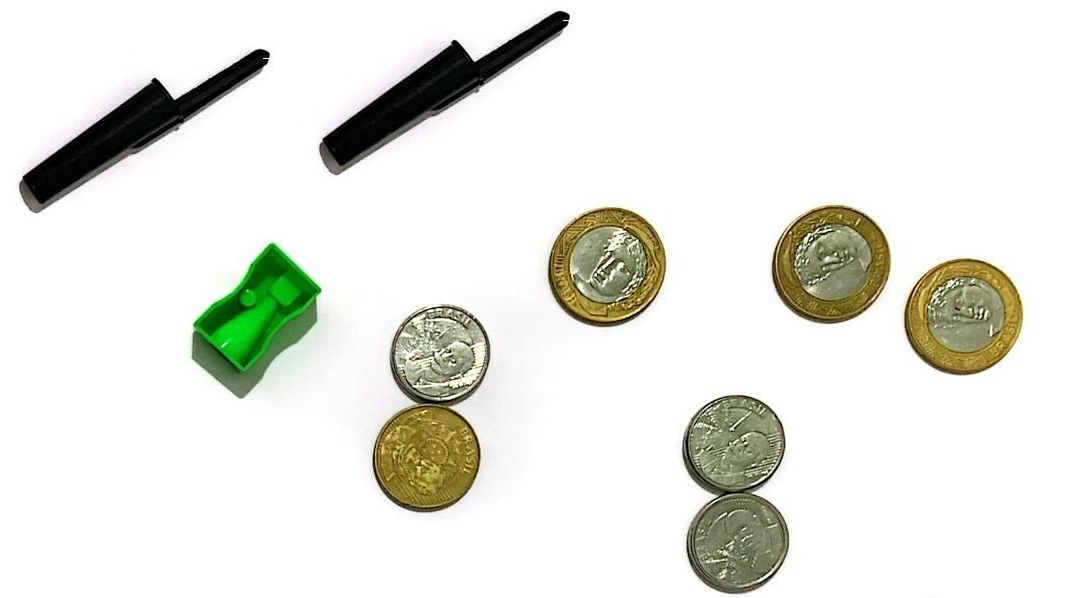
#> input picture imagem.jpg, 1082 x 598 px
$ jupyter execute trabalho_final.ipynb
#> lines starting #> are read from the running program, lines starting #| are printed output that depends on the picture; after the words box and inside, x2 and y2 are one past the last pixel; in counts of white or black regions, pixels touching at a corner belong together
[cell 1]
import cv2
from PIL import Image
import numpy as np
from matplotlib import pyplot as plt

[cell 2]
def apply_gaussian_filter(image, kernel_size=(5, 5), sigma_x=0):
    return cv2.GaussianBlur(image, kernel_size, sigma_x)

# Exemplo de uso:
imagem_inicial = cv2.imread('imagem.jpg')
#> imagem_inicial is the input picture: shape (598, 1082, 3); mean B, G, R 224.8, 231.5, 230.4

# Aplica o filtro gaussiano com o tamanho do kernel (5, 5) e sigma_x 0
result = apply_gaussian_filter(imagem_inicial, kernel_size=(7, 7), sigma_x=0)
result = apply_gaussian_filter(result, kernel_size=(7, 7), sigma_x=0)
#> call 2 of apply_gaussian_filter, with kernel_size = (7, 7), sigma_x = 0
#> in apply_gaussian_filter (call 2), `return cv2.GaussianBlur(image, kernel_size, sigma_x)`:
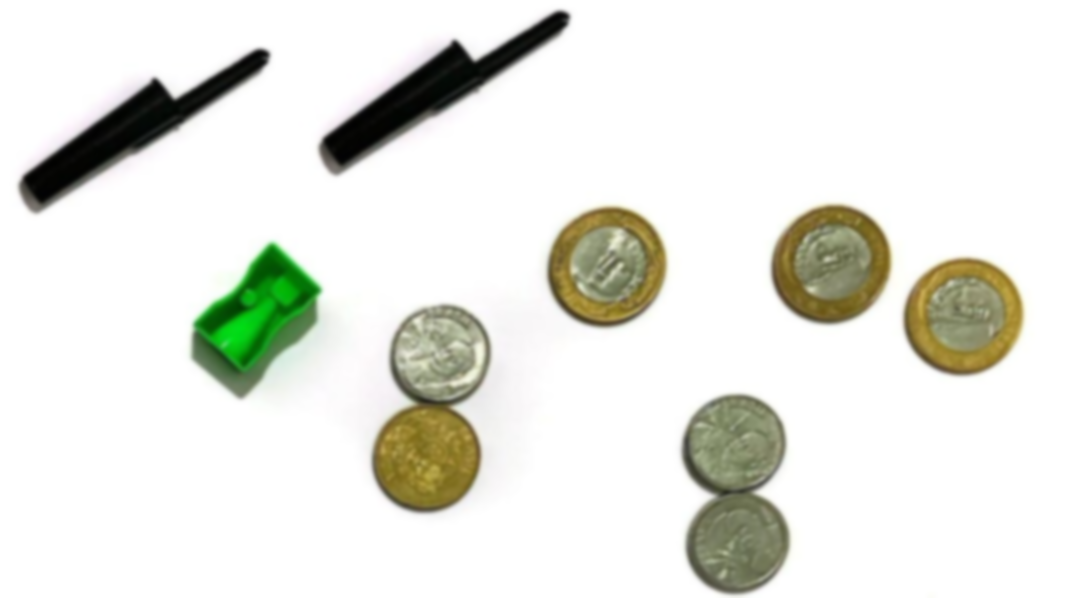
#> returned value: shape (598, 1082, 3); mean of channels 0, 1, 2 224.8, 231.5, 230.4; drawn as B, G, R
result = apply_gaussian_filter(result, kernel_size=(7, 7), sigma_x=0)
result = apply_gaussian_filter(imagem_inicial, kernel_size=(7, 7), sigma_x=0)
result = apply_gaussian_filter(result, kernel_size=(7, 7), sigma_x=0)
result = apply_gaussian_filter(result, kernel_size=(7, 7), sigma_x=0)


# Exibe a imagem original e a imagem após a aplicação do filtro
result = cv2.cvtColor(result, cv2.COLOR_BGR2RGB)

# Exibir a imagem usando matplotlib
plt.imshow(result)
plt.axis('off')  # Desativar os eixos
plt.show()

[cell 3]
def apply_canny_edge_detection_colored(image, low_threshold, high_threshold, edge_color):
#> called with low_threshold = 50, high_threshold = 140, edge_color = (255, 0, 0)
    edges = cv2.Canny(image, low_threshold, high_threshold)
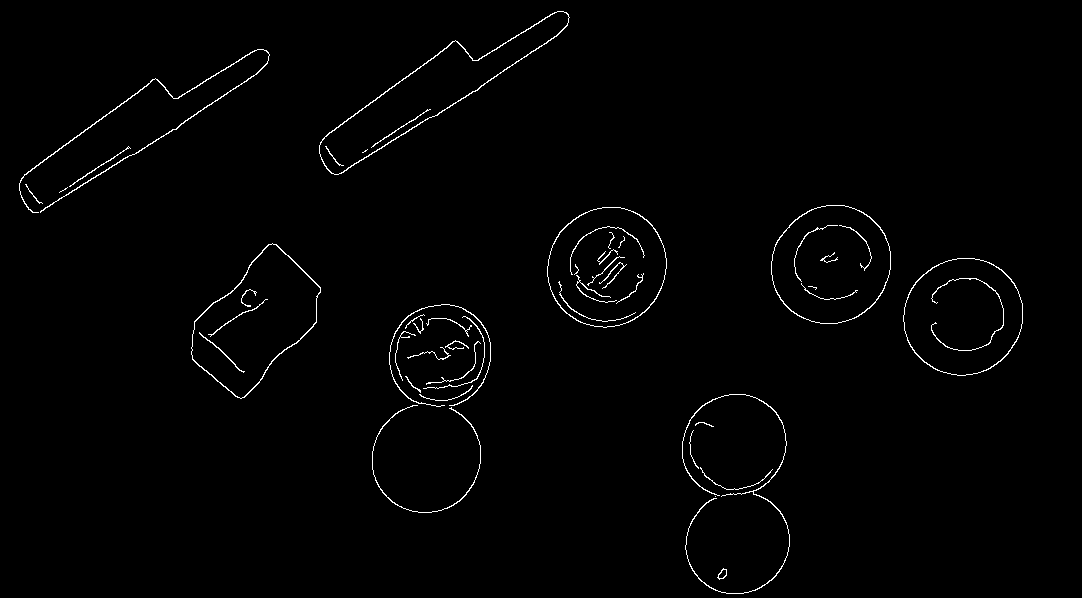
#> edges: shape (598, 1082); 1.2% white in thin lines or dots

    edges_colored = np.copy(image)

    edges_colored[edges != 0] = edge_color
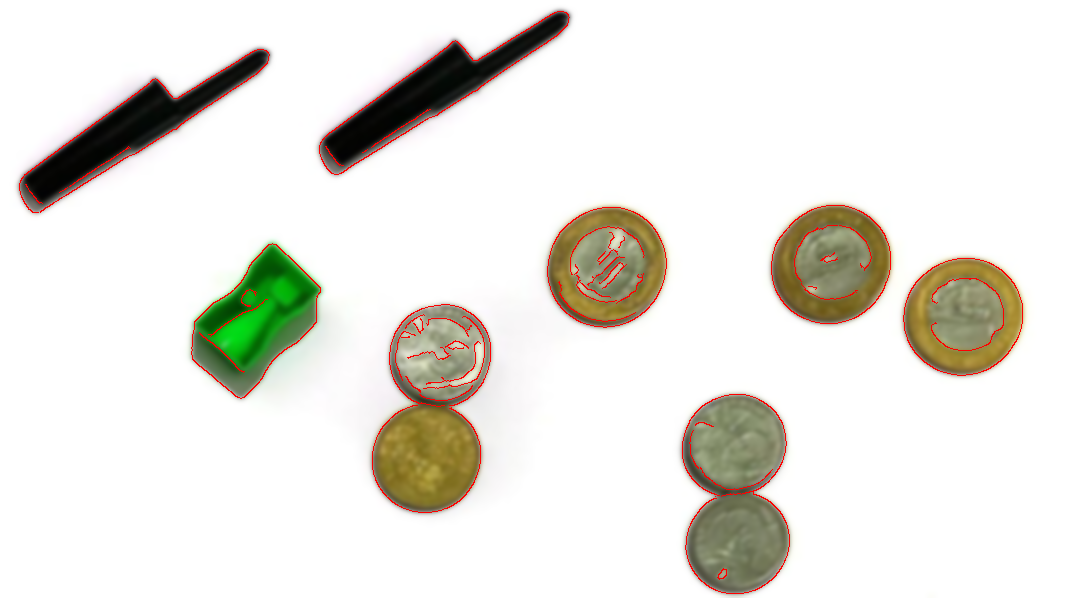
#> edges_colored: shape (598, 1082, 3); mean R, G, B 231.6, 229.7, 223.3

    return edges

# Exemplo de uso:
img = result

# Aplica o Filtro de Canny com limiares 50 e 150
result_canny = apply_canny_edge_detection_colored(img, low_threshold=50, high_threshold=140, edge_color=(255,0,0))

result_canny_show = cv2.cvtColor(result_canny, cv2.COLOR_BGR2RGB)
#> result_canny_show: shape (598, 1082, 3); 1.2% white in thin lines or dots

# Exibir a imagem usando matplotlib
plt.imshow(result_canny_show)
plt.axis('off')  # Desativar os eixos
plt.show()

[cell 4]
def extract_and_color_circles_with_error(image, size_error_margin=0.05):
#> called with size_error_margin = 0.01
    total = 0
    # Encontre os contornos na imagem binária
    contours, _ = cv2.findContours(image, cv2.RETR_EXTERNAL, cv2.CHAIN_APPROX_SIMPLE)
#> contours = 27 contours, 14 with area under 20; largest, box (x1, y1, x2, y2) and area: (191, 243, 321, 399) 11300, (547, 207, 667, 328) 11160, (771, 205, 891, 324) 11070, (903, 258, 1023, 376) 10935, (319, 11, 570, 175) 10411

    # Crie uma imagem colorida preta do mesmo tamanho que a imagem original
    result_colored = np.zeros((image.shape[0], image.shape[1], 3), dtype=np.uint8)

    # Aplique a transformada de Hough para círculos
    circles = cv2.HoughCircles(image, cv2.HOUGH_GRADIENT, dp=1, minDist=20,
                               param1=50, param2=30, minRadius=35, maxRadius=100)
#> circles = [[961.5, 316.5, 59.2], [606.5, 266.5, 58.8], [830.5, 264.5, 58.9], [733.5, 445.5, 51.9], [440.5, 354.5, 51.9], [424.5, 458.5, 54.6], [735.5, 541.5, 52.3]]

    # Agrupe círculos próximos e do mesmo tamanho
    grouped_circles = []
    if circles is not None:
        circles = np.uint16(np.around(circles))
#> circles = [[962, 316, 59], [606, 266, 59], [830, 264, 59], [734, 446, 52], [440, 354, 52], [424, 458, 55], [736, 542, 52]]
        for circle in circles[0, :]:
            # Verifique se o círculo pertence a um grupo existente
            found_group = False
            for group in grouped_circles:
                reference_circle = group[0]
                size_difference = abs(reference_circle[2] - circle[2]) / reference_circle[2]
                if size_difference <= size_error_margin:
                    group.append(circle)
                    found_group = True
                    break

            # Se não pertencer a nenhum grupo, crie um novo grupo
            if not found_group:
                print('nao entrou')
                grouped_circles.append([circle])
#> this loop made 7 passes
#| nao entrou
#| nao entrou
#| nao entrou
#> after the loop, group = [[734, 446, 52], [440, 354, 52], [736, 542, 52]]; grouped_circles = [[[962, 316, 59], [606, 266, 59], [830, 264, 59]], [[734, 446, 52], [440, 354, 52], [736, 542, 52]], [[424, 458, 55]]]

    # Extract and count the grouped circles
    circle_counts = {}
    for group in grouped_circles:
        # Determine a unique color for each group of circles
        color = tuple(map(int, np.random.randint(0, 256, size=3)))

        for circle in group:
            # Draw and paint the circles on the resulting image
            cv2.circle(result_colored, (circle[0], circle[1]), circle[2], color, 2)

            # Count the circles for each group
            circle_id = tuple(circle)
            circle_counts[circle_id] = circle_counts.get(circle_id, 0) + 1
#> this loop made 3 passes
#> (group, color) on passes 1 to 3: ([[962, 316, 59], [606, 266, 59], [830, 264, 59]], (172, 47, 117)), ([[734, 446, 52], [440, 354, 52], [736, 542, 52]], (192, 67, 251)), ([[424, 458, 55]], (195, 103, 9))
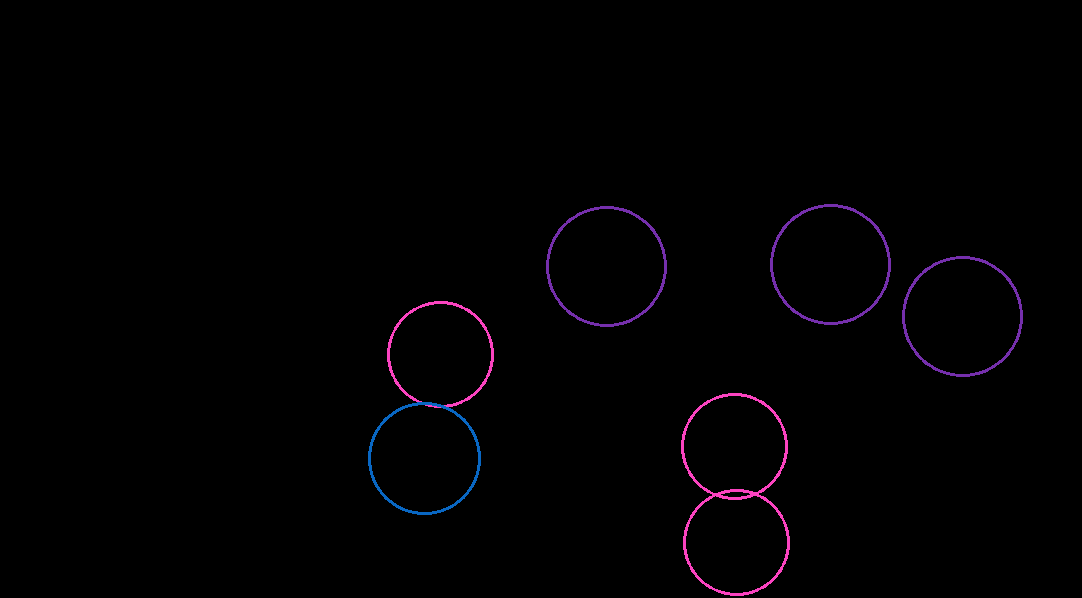
#> result_colored: shape (598, 1082, 3); mean of channels 0, 1, 2 2, 0.7, 1.7; drawn as B, G, R
#> after the loop, circle_counts = {(962, 316, 59): 1, (606, 266, 59): 1, (830, 264, 59): 1, (734, 446, 52): 1, (440, 354, 52): 1, (736, 542, 52): 1, (424, 458, 55): 1}

    return result_colored, circle_counts, grouped_circles

# Example usage:
img = result_canny

# Extract and color the circles from the binary image with a size error margin
result_colored, circle_counts, x = extract_and_color_circles_with_error(img, size_error_margin=0.01)
#> x has the same summary as grouped_circles in extract_and_color_circles_with_error
imagem_bordas_circulares = cv2.subtract(imagem_inicial, result_colored)

# Converter de BGR para RGB (o matplotlib usa o formato RGB)
result_colored_show = cv2.cvtColor(result_colored, cv2.COLOR_BGR2RGB)

# Exibir a imagem usando matplotlib
plt.imshow(result_colored_show)
plt.axis('off')  # Desativar os eixos
plt.show()
elemento = 0
for y in x:
    print(f'Elemento {elemento} = {len(y)}')
    elemento = elemento+1
#> this loop made 3 passes
#> y on passes 1 to 3: [[962, 316, 59], [606, 266, 59], [830, 264, 59]], [[734, 446, 52], [440, 354, 52], [736, 542, 52]], [[424, 458, 55]]
#| Elemento 0 = 3
#| Elemento 1 = 3
#| Elemento 2 = 1
#> after the loop, elemento = 3

[cell 5]
def remover_nao_circulares(imagem_binaria):
    # Encontrar contornos na imagem
    contornos, _ = cv2.findContours(imagem_binaria, cv2.RETR_EXTERNAL, cv2.CHAIN_APPROX_SIMPLE)
#> contornos has the same summary as contours in extract_and_color_circles_with_error

    # Criar uma máscara para os objetos circulares
    mascara_circulos = np.zeros_like(imagem_binaria)

    # Iterar sobre os contornos e desenhar os círculos na máscara
    for contorno in contornos:
        perimetro = cv2.arcLength(contorno, True)
        # Aproximar o contorno para determinar a forma
        aprox_contorno = cv2.approxPolyDP(contorno, 0.019 * perimetro, True)
        # Se o contorno for aproximadamente circular
        if len(aprox_contorno) < 7:
            cv2.drawContours(mascara_circulos, [contorno], -1, 255, thickness=cv2.FILLED)
#> this loop made 27 passes
#> perimetro on passes 1, 3, 4, 5, 6, 7, 8, 9, 10, 11, 12, 13: 32.38, 186.9, 86.77, 42.38, 652, 1286.3, 125.2, 47.94, 136, 185.7, 97.15, 157.4
#> (perimetro, aprox_contorno) on passes 2, 24, 25: (0, [[715, 496]]), (56.43, [[25, 184], [39, 203], [42, 203], [36, 199]]), (156, [[130, 148], [69, 186]])
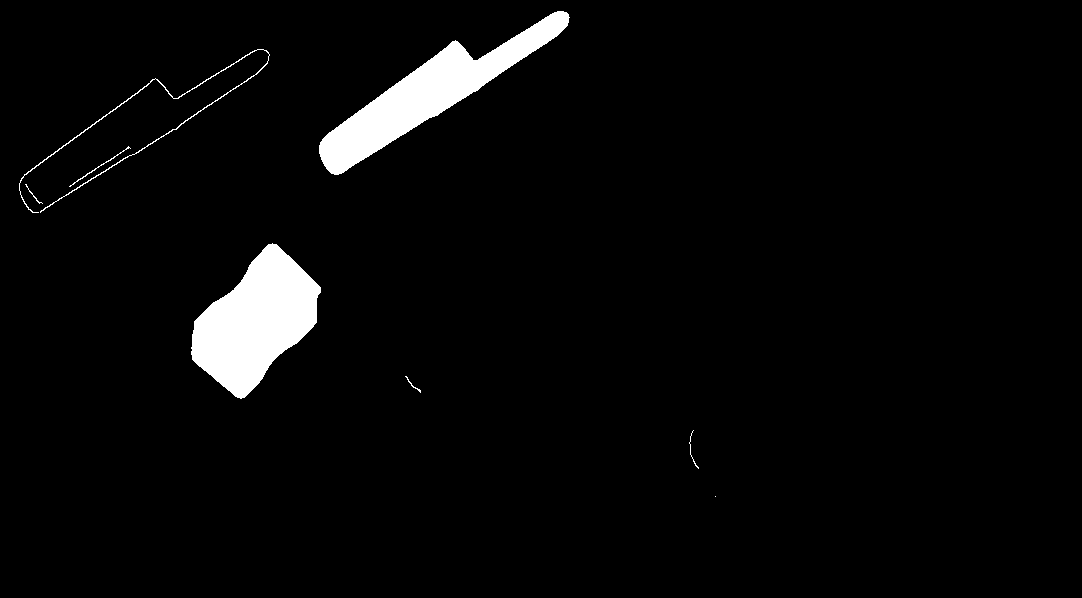
#> mascara_circulos: shape (598, 1082); 3.6% white; 8 white regions (1 under 20 px), largest, box (x1, y1, x2, y2) and area: (191, 243, 321, 399) 11472, (319, 11, 570, 175) 10677, (19, 49, 270, 213) 830

    # Aplicar a máscara na imagem original
    resultado = cv2.bitwise_and(imagem_binaria, mascara_circulos)
#> resultado: shape (598, 1082); 0.43% white in thin lines or dots, all inside (x1, y1, x2, y2) = (19, 11, 716, 497)

    return resultado


# Exemplo de uso
resultado_sem_circulos = remover_nao_circulares(result_canny)
# Converter de BGR para RGB (o matplotlib usa o formato RGB)
resultado_sem_circulos_show = cv2.cvtColor(resultado_sem_circulos, cv2.COLOR_BGR2RGB)

# Exibir a imagem usando matplotlib
plt.imshow(resultado_sem_circulos_show)
plt.axis('off')  # Desativar os eixos
plt.show()

[cell 6]
def calcular_diferenca_momentos(momentos1, momentos2):
    # Calcular a diferença entre os momentos de Hu
    diff = cv2.absdiff(momentos1, momentos2)
    return np.sum(diff)

def pintar_objetos_iguais(imagem_binaria):
    imagem_binaria = cv2.dilate(imagem_binaria, np.ones((5, 5), np.uint8), iterations=1)
#> imagem_binaria: shape (598, 1082); 2.2% white; 6 white regions, box (x1, y1, x2, y2) and area: (317, 9, 572, 177) 5024, (17, 47, 272, 215) 4985, (189, 241, 323, 401) 4007, (687, 428, 701, 471) 270, (403, 374, 423, 395) 182, (713, 494, 718, 499) 25
    imagem_binaria = cv2.erode(imagem_binaria, np.ones((5, 5), np.uint8), iterations=1)
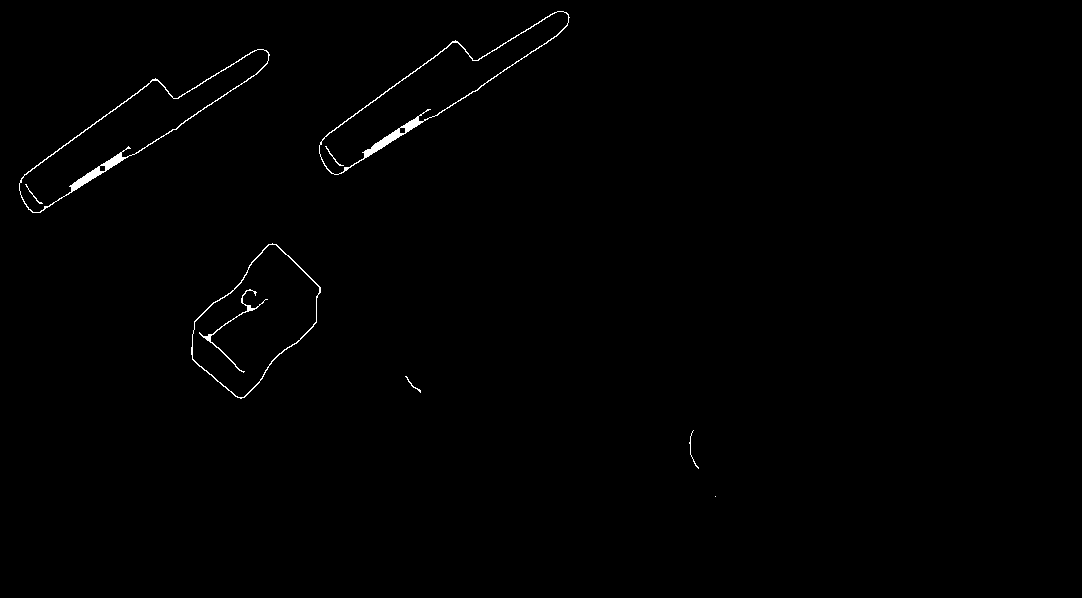
#> imagem_binaria: shape (598, 1082); 0.54% white; 9 white regions (1 under 20 px)

    # Encontrar contornos na imagem
    contornos, _ = cv2.findContours(imagem_binaria, cv2.RETR_EXTERNAL, cv2.CHAIN_APPROX_SIMPLE)
#> contornos = 6 contours, 3 with area under 20; largest, box (x1, y1, x2, y2) and area: (191, 243, 321, 399) 11302, (19, 49, 270, 213) 10418, (319, 11, 570, 175) 10411

    # Criar uma cópia colorida da imagem para pintar os objetos
    imagem_colorida = cv2.cvtColor(imagem_binaria, cv2.COLOR_GRAY2BGR)
#> imagem_colorida: shape (598, 1082, 3); 0.54% white; 9 white regions (1 under 20 px), largest, box (x1, y1, x2, y2) and area: (319, 11, 570, 175) 1251, (19, 49, 270, 213) 1226, (191, 243, 321, 399) 567

    # Inicializar um dicionário para mapear momentos de Hu para cores
    momentos_cores = {}

    # Iterar sobre os contornos
    for i, contorno in enumerate(contornos):
        # Calcular momentos de Hu
        momentos_hu = cv2.HuMoments(cv2.moments(contorno)).flatten()

        # Encontrar uma cor correspondente para o objeto
        cor = None
        for momentos_existente, cor_existente in momentos_cores.items():
            # Se a diferença entre os momentos for menor que um limite, considerar iguais
            if calcular_diferenca_momentos(momentos_hu, momentos_existente) < 0.1:
                cor = cor_existente
                break

        # Se não encontrou uma cor correspondente, atribuir uma nova cor
        if cor is None:
            cor = tuple(np.random.randint(0, 255, size=(3,)).tolist())
            momentos_cores[tuple(momentos_hu)] = cor

        # Pintar o objeto com a cor correspondente
        cv2.drawContours(imagem_colorida, [contorno], -1, cor, thickness=cv2.FILLED)
#> this loop made 6 passes
#> momentos_hu on passes 2 to 3: [15.73, 242.7, 2657.9, 2585.1, 6776041.3, 40183.1, -8543.4], [3.05, 8.84, 2.57, 1.32, 2.38, 2.92, -0.527]
#> (contorno, momentos_hu) on pass 1: ([[715, 496]], [0, 0, 0, 0, 0, 0, 0])
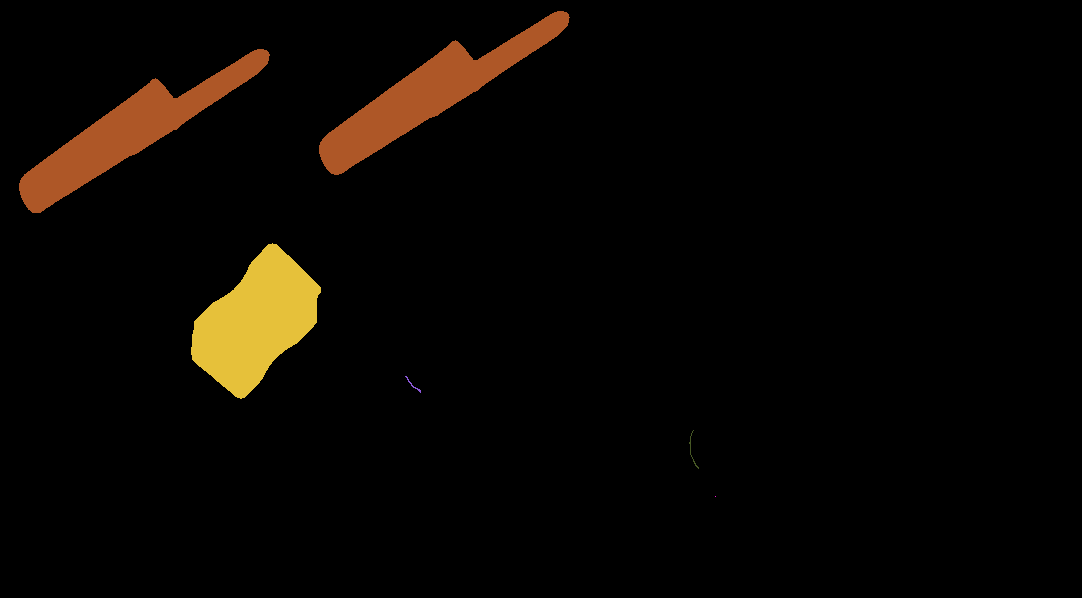
#> imagem_colorida: shape (598, 1082, 3); mean B, G, R 2.3, 6.3, 9.8
#> after the loop, momentos_cores = 5 items

    return imagem_colorida
# Exemplo de uso
imagem_resultante = pintar_objetos_iguais(resultado_sem_circulos)

# Exibir a imagem resultante
# Converter de BGR para RGB (o matplotlib usa o formato RGB)
resultado_final = cv2.cvtColor(imagem_resultante, cv2.COLOR_BGR2RGB)

# Exibir a imagem usando matplotlib
plt.imshow(resultado_final)
plt.axis('off')  # Desativar os eixos
plt.show()
